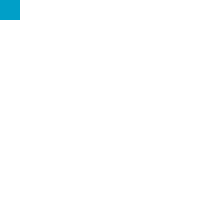
Frame 1 (no input)
Frame 60 (the mouse pressed at the canvas centre just before this capture): identical to frame 1, image omitted
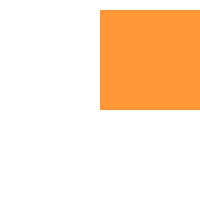
Frame 120 (the mouse held since frame 60 and released just before this capture)

The Processing sketch that drew these frames (run headless with seeded random() and noise(); from frame 60 on, the mouse is pressed at the canvas centre):

// Processing sketch: Exercise_23_1
// ── Exercise_23_1.pde
//Exercise 23.1

void setup() { 
  size(200, 200); 
  smooth(); 
  noStroke();
}

void draw() {
  background(255);
float x = mouseX;
float y = mouseY;
float ix = 20 - mouseX;
float iy = mouseY - 50; 

fill(255, 150, 55);
rect(x, 10, y, y);

fill(0, 159,200);
rect(ix, 20, iy, iy);
}
